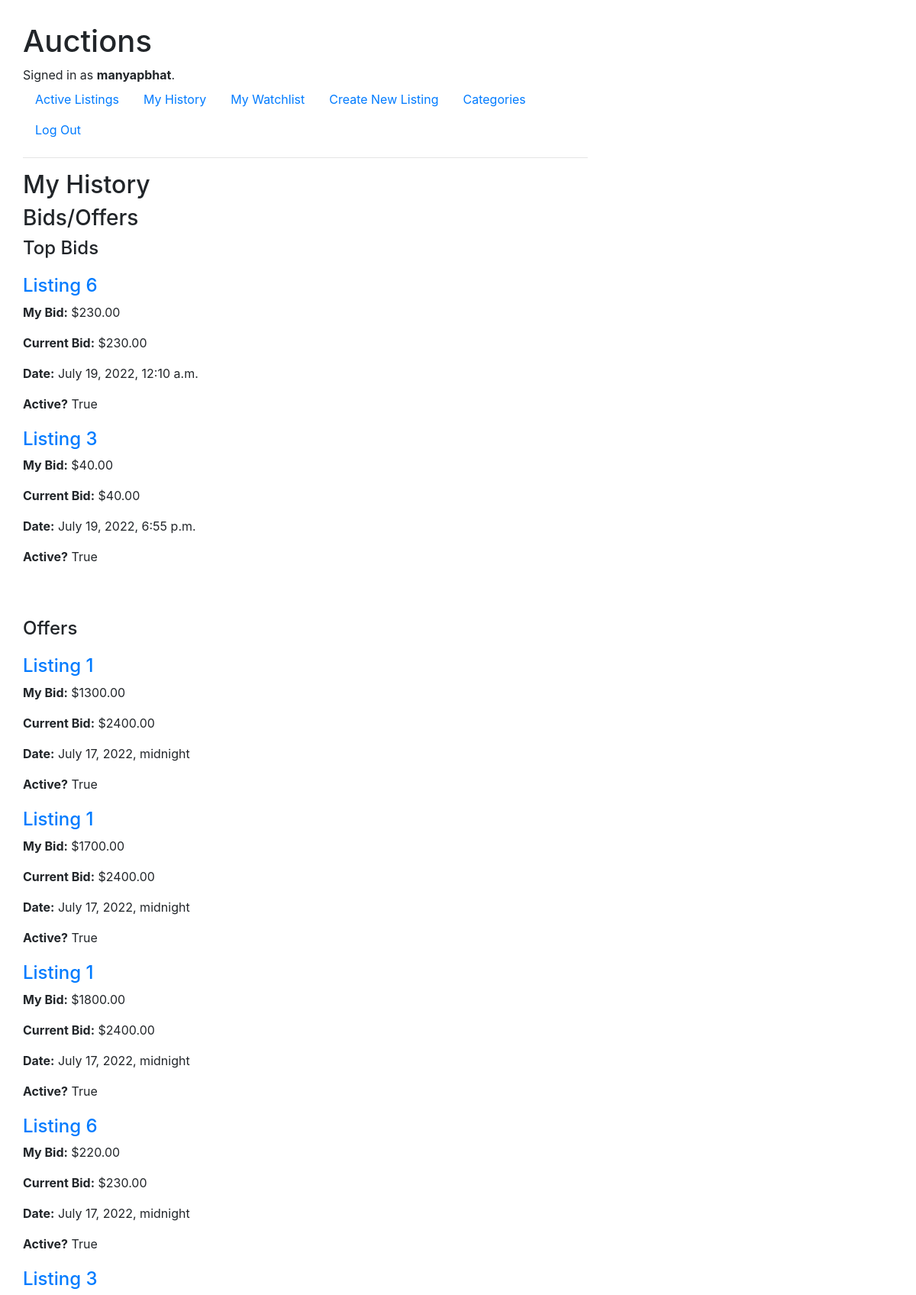
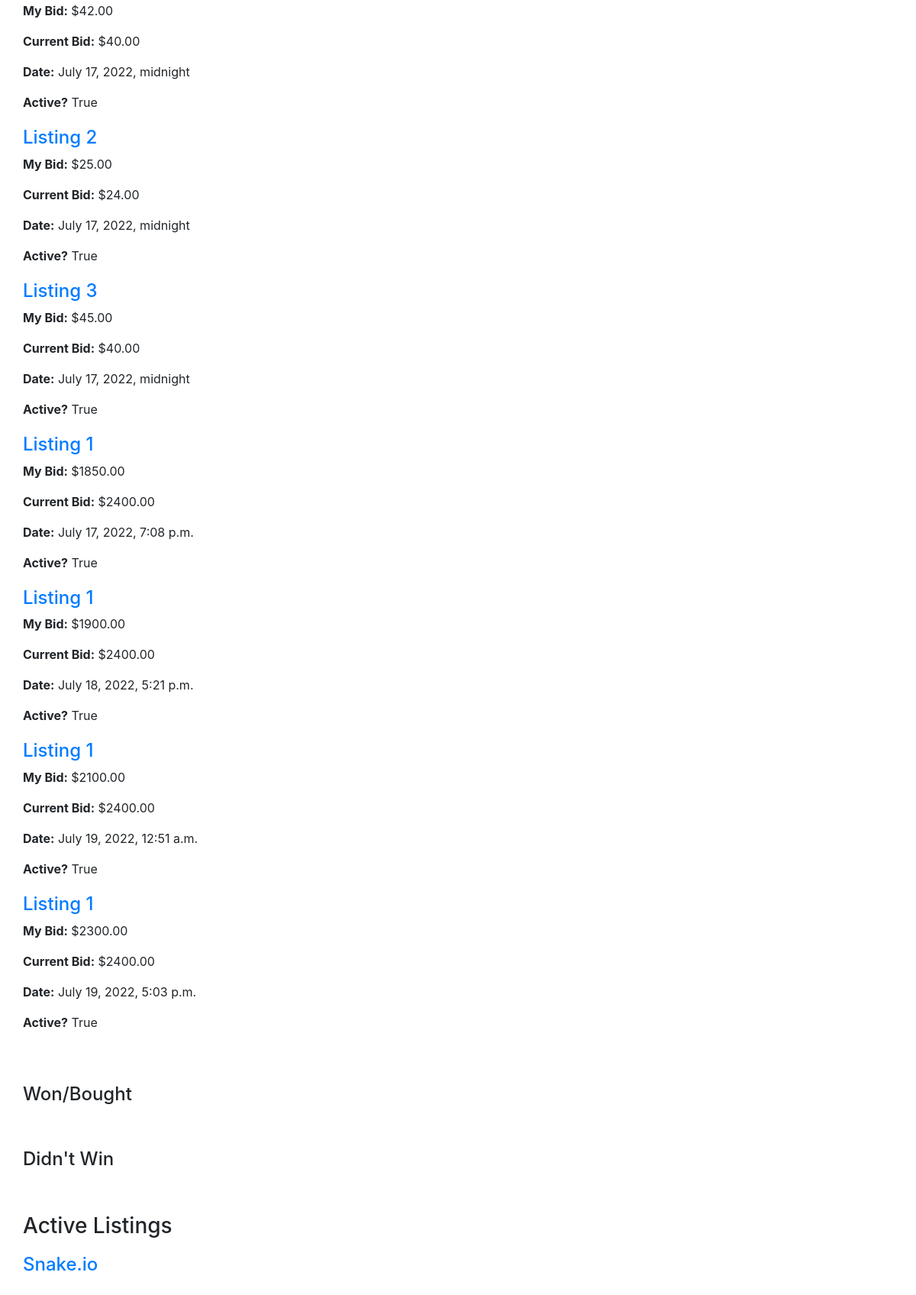
The app's page /my_history (signed in, upper part) with its own data (2 pictures, top to bottom).
### auctions/models.py (models this page shows, shortened)
class User(AbstractUser):
    pass

class Bid(models.Model):
    user = models.ForeignKey(User, on_delete=models.PROTECT, related_name="myBids")
    price = models.DecimalField(max_digits = 8, decimal_places=2)
    date = models.DateTimeField(auto_now_add=True)
    item = models.ForeignKey(AuctionItem, on_delete=models.PROTECT, related_name="bidsOnListing")

class AuctionItem(models.Model):
    title = models.CharField(max_length=200)
    description = models.TextField(max_length=2000)
    photo = models.URLField(blank=True, null=True)
    category = models.ForeignKey(Category, on_delete=models.PROTECT, blank=True, null=True, related_name="itemsInCat")
    active = models.BooleanField(default=True)
    price = models.DecimalField(max_digits = 8, decimal_places=2)
    posted = models.DateTimeField(auto_now_add=True)
    owner = models.ForeignKey(User, on_delete=models.CASCADE, related_name="listedItems")
    buyer = models.ForeignKey(User, on_delete=models.PROTECT, blank=True, null=True, related_name="boughtItems")
    watchlist = models.ManyToManyField(User, blank=True, null=True, related_name="my_watchlist")
    def __str__(self):
        return f"Title: {self.title}, Category: {self.category}, Owned By: {self.owner}"

### auctions/views.py (the view)
# urls.py: path("my_history", views.my_history, name="my_history"),
def my_history(request):
    if not request.user.is_authenticated:
        return HttpResponseRedirect("login")
    bids = []
    offers = []
    won = []
    didnt_win = []
    my_cur_items = AuctionItem.objects.filter(owner=request.user).exclude(active=False).all()
    my_past_items = AuctionItem.objects.filter(owner=request.user, active=False).all()
    print(my_past_items)
    my_bids_full = request.user.myBids.all()
    for bid_item in my_bids_full:
        if bid_item.item.owner != request.user:
            if bid_item.item.active == True:
                if bid_item.price == bid_item.item.price:
                    bids.append(bid_item)
                else:
                    offers.append(bid_item)
            else:
                if bid_item.item.buyer == request.user:
                    won.append(bid_item)
                else:
                    didnt_win.append(bid_item)
    return render(request, "auctions/my_history.html", {
        "listings": my_cur_items,
        "past_listings": my_past_items,
        "bids": bids,
        "offers":offers,
        "won":won,
        "didnt_win":didnt_win
    })

### auctions/models.py (called while the page is built)
    def __str__(self):
        return f"{self.name}"

### auctions/templates/auctions/my_history.html (shortened to what this page needs)
{% extends "auctions/layout.html" %}
{% block body %}
    <h2>My History</h2>
    <h3>Bids/Offers</h3>
    <div class="bids">
        <h4>Top Bids</h4>
        {% for bid in bids %}
            <div class="listingDiv">
                <h4><a href="{% url 'details' bid.item.id %}">{{bid.item.title}}</a></h3>
                <p><b>My Bid:</b> ${{bid.price}}</p>
                <p><b>Current Bid:</b> ${{bid.item.price}}</p>
                <p><b>Date:</b> {{bid.date}}</p>
                <p><b>Active?</b> {{bid.item.active}}</p>
            </div>
        {% endfor %}
    </div>
    <br>
    <br>
    <div class="bids">
        <h4>Offers</h4>
        {% for bid in offers %}
            <div class="listingDiv">
                <h4><a href="{% url 'details' bid.item.id %}">{{bid.item.title}}</a></h3>
                <p><b>My Bid:</b> ${{bid.price}}</p>
                <p><b>Current Bid:</b> ${{bid.item.price}}</p>
                <p><b>Date:</b> {{bid.date}}</p>
                <p><b>Active?</b> {{bid.item.active}}</p>
            </div>
        {% endfor %}
    </div>
    <br>
    <br>
    <div class="bids">
        <h4>Won/Bought</h4>
    </div>
    <br>
    <br>
    <div class="bids">
        <h4>Didn't Win</h4>
    </div>
    <br>
    <br>
    <div class="curListings">
        <h3>Active Listings</h3>
        {% for listing in listings %}
            <div class="listingDiv">
                <h4><a href="{% url 'details' listing.id %}">{{listing.title}}</a></h3>
            </div>
        {% endfor %}
    </div>
    <br>
    <br>
{% endblock %}

### auctions/templates/auctions/layout.html (shortened to what this page needs)
{% load static %}
<!DOCTYPE html>
<html lang="en">
    <head>
        <link rel="stylesheet" href="https://stackpath.bootstrapcdn.com/bootstrap/4.4.1/css/bootstrap.min.css">
        <link href="{% static 'auctions/style.css' %}" rel="stylesheet">
    </head>
    <body>
        <h1>Auctions</h1>
        <div>
            {% if user.is_authenticated %}
                Signed in as <strong>{{ user.username }}</strong>.
            {% else %}
                Not signed in.
            {% endif %}
        </div>
        <ul class="nav">
            <li class="nav-item">
                <a class="nav-link" href="{% url 'index' %}">Active Listings</a>
            </li>
            {% if user.is_authenticated %}
                <li class="nav-item">
                    <a class="nav-link" href="{% url 'my_history' %}">My History</a>
                </li>
                <li class="nav-item">
                    <a class="nav-link" href="{% url 'watchlist' %}">My Watchlist</a>
                </li>
                <li class="nav-item">
                    <a class="nav-link" href="{% url 'new_listing' %}">Create New Listing</a>
                </li>
                <li class="nav-item">
                    <a class="nav-link" href="{% url 'categories' %}">Categories</a>
                </li>
                <li class="nav-item">
                    <a class="nav-link" href="{% url 'logout' %}">Log Out</a>
                </li>
            {% endif %}
        </ul>
        <hr>
        {% block body %}
        {% endblock %}
    </body>
</html>

### auctions/static/auctions/style.css (style rules this page uses)
* { margin: 0; padding: 0; box-sizing: border-box; }
body { padding: 30px; min-width: 100vh; max-width: 100vh; }
.listingDiv { margin: 20px 40px 20px 0px; width: 1fr; }

### records on screen
User: username "manyapbhat"
Bid: item "Listing 6", price "230.00", item.price "230.00", date "July 19, 2022, 12:10 a.m.", item.active "True"
Bid: item "Listing 3", price "40.00", item.price "40.00", date "July 19, 2022, 6:55 p.m.", item.active "True"
Bid: item "Listing 1", price "1300.00", item.price "2400.00", date "July 17, 2022, midnight", item.active "True"
Bid: item "Listing 1", price "1700.00", item.price "2400.00", date "July 17, 2022, midnight", item.active "True"
Bid: item "Listing 1", price "1800.00", item.price "2400.00", date "July 17, 2022, midnight", item.active "True"
Bid: item "Listing 6", price "220.00", item.price "230.00", date "July 17, 2022, midnight", item.active "True"
Bid: item "Listing 3", price "42.00", item.price "40.00", date "July 17, 2022, midnight", item.active "True"
Bid: item "Listing 2", price "25.00", item.price "24.00", date "July 17, 2022, midnight", item.active "True"
Bid: item "Listing 3", price "45.00", item.price "40.00", date "July 17, 2022, midnight", item.active "True"
Bid: item "Listing 1", price "1850.00", item.price "2400.00", date "July 17, 2022, 7:08 p.m.", item.active "True"
Bid: item "Listing 1", price "1900.00", item.price "2400.00", date "July 18, 2022, 5:21 p.m.", item.active "True"
Bid: item "Listing 1", price "2100.00", item.price "2400.00", date "July 19, 2022, 12:51 a.m.", item.active "True"
Bid: item "Listing 1", price "2300.00", item.price "2400.00", date "July 19, 2022, 5:03 p.m.", item.active "True"
AuctionItem: title "Snake.io"
